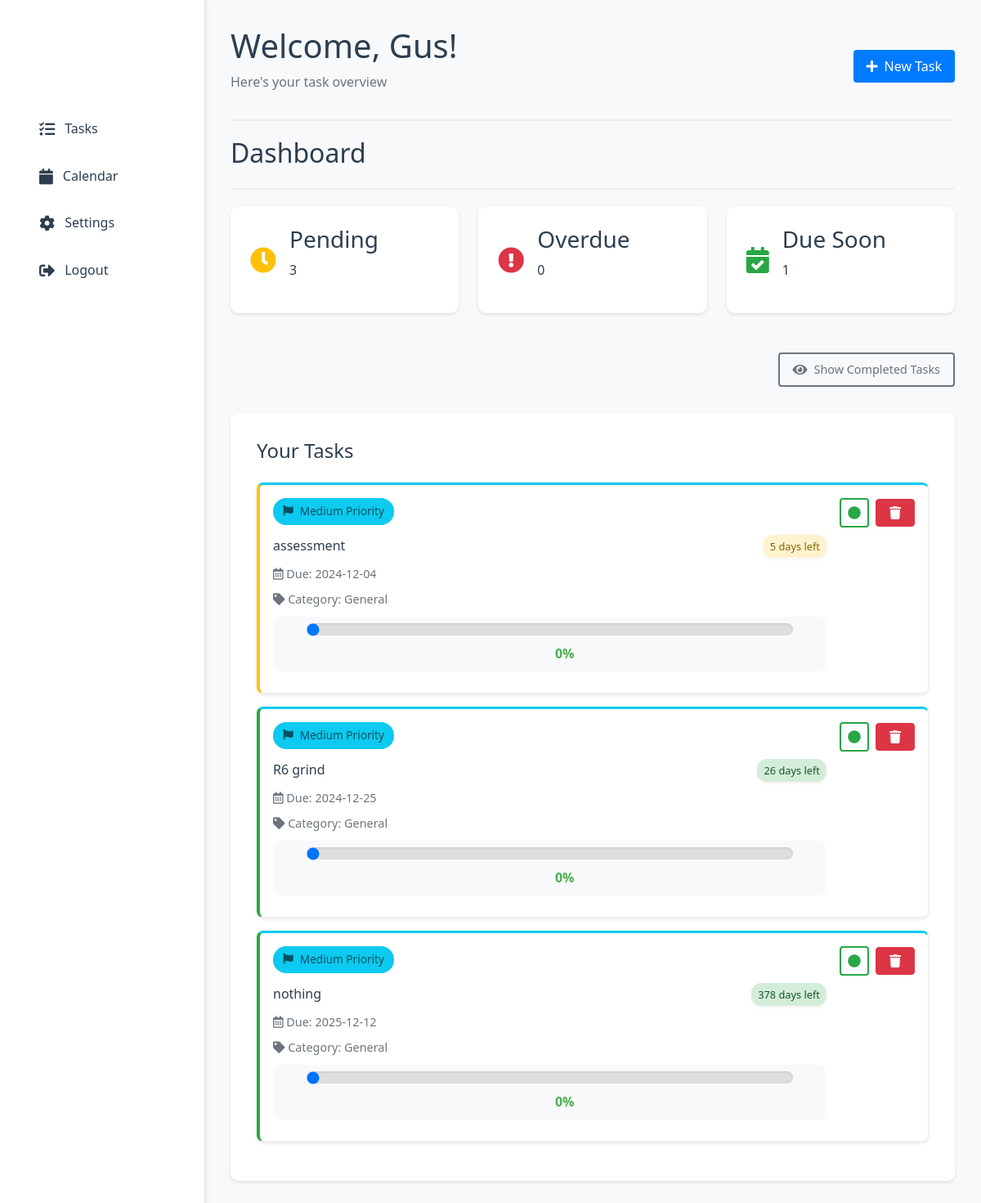
/dashboard (signed in), run on the app's committed database.
### tables this page shows
CREATE TABLE todos (
                id INTEGER PRIMARY KEY AUTOINCREMENT,
                user_id INTEGER NOT NULL,
                task TEXT NOT NULL,
                due_date TEXT NOT NULL,
                done BOOLEAN NOT NULL DEFAULT 0, category_id INTEGER 
            REFERENCES categories(id), category TEXT DEFAULT 'General', notes TEXT DEFAULT '', custom_color TEXT DEFAULT NULL, importance TEXT DEFAULT 'medium', progress INTEGER DEFAULT 0,
                FOREIGN KEY (user_id) REFERENCES users (id)
            );

### app.py (the view, shortened to what this page needs)
@app.route("/dashboard", methods=["GET", "POST"])
@app.route("/dashboard/<show_completed>")
def dashboard(show_completed=None):
    if 'user_id' not in session:
        flash("Please login first!", "error")
        return redirect(url_for("login"))
    conn = sqlite3.connect(DB_PATH)
    cursor = conn.cursor()
    if show_completed:
        cursor.execute("""
            SELECT id, task, due_date, category, notes, importance, progress, done
            FROM todos
            WHERE user_id = ?
            ORDER BY done ASC, date(due_date) ASC
        """, (session['user_id'],))
    else:
        cursor.execute("""
            SELECT id, task, due_date, category, notes, importance, progress, done
            FROM todos
            WHERE user_id = ? AND done = 0
            ORDER BY date(due_date) ASC
        """, (session['user_id'],))
    todos = cursor.fetchall()
    conn.close()
    todo_list = []
    for todo in todos:
        due_date = datetime.fromisoformat(todo[2])
        time_left = due_date.date() - date.today()
        days_left = time_left.days
        color = colour(days_left)
        if days_left < 0:
            due_text = f"{abs(days_left)} days overdue"
        elif days_left == 0:
            due_text = "Due today"
        elif days_left == 1:
            due_text = "Due tomorrow"
        else:
            due_text = f"{days_left} days left"
        todo_list.append({
            "id": todo[0],
            "task": todo[1],
            "due_date": due_date.strftime("%Y-%m-%d"),
            "category": todo[3],
            "notes": todo[4],
            "importance": todo[5],
            "progress": todo[6],  # Added progress
            "color": color,
            "due_text": due_text,
            "done": todo[7],  # Add the done status
        })
    return render_template("dashboard.html",
                         todo_list=todo_list,
                         show_completed=bool(show_completed))

### app.py (called while the page is built)
def colour(days_left):
    if days_left < 0:
        return "red"  # Overdue
    elif days_left == 0:
        return "yellow"  # Due today
    elif days_left == 1:
        return "yellow"  # Due tomorrow
    elif days_left <= 7:
        return "yellow"  # Due soon
    else:
        return "on-time"  # On time

### templates/dashboard.html (shortened to what this page needs)
<!DOCTYPE html>
<html lang="en">
<head>
    <link rel="stylesheet" href="{{ url_for('static', filename='css/style.css') }}">
    <link rel="stylesheet" href="https://cdnjs.cloudflare.com/ajax/libs/font-awesome/5.15.4/css/all.min.css">
</head>
<body class="dashboard-body">
    <div class="dashboard-container">
        <aside class="sidebar">
            <div class="sidebar-header">
                <h2 class="logo">TaskMaster Pro</h2>
            </div>
            <nav class="sidebar-nav">
                <a href="{{ url_for('dashboard') }}" class="nav-item {% if active_page == 'tasks' %}active{% endif %}">
                    <i class="fas fa-tasks"></i> Tasks
                </a>
                <a href="{{ url_for('calendar_view') }}" class="nav-item {% if active_page == 'calendar' %}active{% endif %}">
                    <i class="fas fa-calendar"></i> Calendar
                </a>
                <a href="{{ url_for('settings') }}" class="nav-item {% if active_page == 'settings' %}active{% endif %}">
                    <i class="fas fa-cog"></i> Settings
                </a>
                <a href="{{ url_for('logout') }}" class="nav-item">
                    <i class="fas fa-sign-out-alt"></i> Logout
                </a>
            </nav>
        </aside>
        <main class="main-content">
            <header class="dashboard-header">
                <div>
                    <h1>Welcome, {{ session['username'] }}!</h1>
                    <p class="text-muted">Here's your task overview</p>
                </div>
                <div class="header-actions">
                    <button class="btn btn-primary" onclick="document.getElementById('addTaskModal').style.display='block'">
                        <i class="fas fa-plus"></i> New Task
                    </button>
                </div>
            </header>
            <div class="dashboard-header">
                <h2>Dashboard</h2>
            </div>
            <div class="task-summary">
                <div class="summary-card">
                    <i class="fas fa-clock text-warning"></i>
                    <div class="summary-info">
                        <h3>Pending</h3>
                        <p>{{ todo_list|length }}</p>
                    </div>
                </div>
                <div class="summary-card">
                    <i class="fas fa-exclamation-circle text-danger"></i>
                    <div class="summary-info">
                        <h3>Overdue</h3>
                        <p>{{ todo_list|selectattr('color', 'equalto', 'red')|list|length }}</p>
                    </div>
                </div>
                <div class="summary-card">
                    <i class="fas fa-calendar-check text-success"></i>
                    <div class="summary-info">
                        <h3>Due Soon</h3>
                        <p>{{ todo_list|selectattr('color', 'equalto', 'yellow')|list|length }}</p>
                    </div>
                </div>
            </div>
            <div class="dashboard-actions">
                <button class="btn btn-outline-secondary toggle-completed-btn">
                    <i class="fas fa-eye"></i>
                    <span class="toggle-text">Show Completed Tasks</span>
                </button>
            </div>
            <div class="task-list">
                <h2>Your Tasks</h2>
                {% if todo_list %}
                    {% for todo in todo_list %}
                    <div class="task-card status-{{ todo.color }} {% if todo.done %}task-completed{% endif %}">
                        <div class="task-content">
                            <div class="task-priority">
                                <span class="importance-badge {{ todo.importance }}">
                                    <i class="fas fa-flag"></i> {{ todo.importance|title }} Priority
                                </span>
                            </div>
                            <div class="task-header">
                                <h3>{{ todo.task }}</h3>
                                <span class="due-badge {{ todo.color }}">{{ todo.due_text }}</span>
                            </div>
                            <p><i class="far fa-calendar-alt"></i> Due: {{ todo.due_date }}</p>
                            <p><i class="fas fa-tag"></i> Category: {{ todo.category }}</p>
                            <div class="progress-bar">
                                <input type="range" min="0" max="100" value="{{ todo.progress }}"
                                       class="progress-slider" data-task-id="{{ todo.id }}">
                                <span class="progress-value">{{ todo.progress }}%</span>
                            </div>
                        </div>
                        <div class="task-actions">
                            <button class="btn btn-sm toggle-complete-btn {% if todo.done %}btn-success active{% else %}btn-outline-success{% endif %}"
                                    data-task-id="{{ todo.id }}">
                                <i class="fas {% if todo.done %}fa-check-circle{% else %}fa-circle{% endif %}"></i>
                            </button>
                            <a href="{{ url_for('delete_task', task_id=todo.id) }}" class="btn btn-danger btn-sm">
                                <i class="fas fa-trash"></i>
                            </a>
                        </div>
                    </div>
                    {% endfor %}
                {% else %}
                    <div class="empty-state">
                        <i class="fas fa-clipboard-list"></i>
                        <p>No tasks yet. Add your first task to get started!</p>
                    </div>
                {% endif %}
            </div>
        </main>
    </div>
</body>
</html>

### templates/dashboard.html (style rules this page uses)
.dashboard-header { display: flex; justify-content: space-between; align-items: center; margin-bottom: 20px; }
.btn { padding: 8px 16px; text-decoration: none; border-radius: 4px; display: inline-flex; align-items: center; gap: 0.5rem; }
.btn-primary { background-color: #007bff; color: white; }
.btn-danger { background-color: #dc3545; color: white; }
.btn i { font-size: 1rem; }
.task-header { display: flex; justify-content: space-between; align-items: center; margin-bottom: 0.5rem; }
.due-badge { font-size: 0.8rem; padding: 0.25rem 0.5rem; border-radius: 12px; font-weight: 500; }
.due-badge.yellow { background-color: #fff3cd; color: #856404; }
.due-badge.on-time { background-color: #d4edda; color: #155724; }
.task-card { display: flex; justify-content: space-between; align-items: flex-start; padding: 1rem; margin-bottom: 1rem; background: white; border-radius: 8px; box-shadow: 0 2px 4px rgba(0,0,0,0.1); }
.task-content { flex-grow: 1; margin-right: 1rem; }
.importance-badge { font-size: 0.8rem; padding: 0.25rem 0.5rem; border-radius: 12px; font-weight: 500; }
.importance-badge.medium { background-color: #cff4fc; color: #055160; }
.task-priority { margin-bottom: 0.75rem; }
.importance-badge { display: inline-flex; align-items: center; gap: 0.5rem; padding: 0.35rem 0.75rem; border-radius: 16px; font-weight: 500; font-size: 0.85rem; }
.importance-badge i { font-size: 0.8rem; }
.importance-badge.medium { background-color: #0dcaf0; color: #055160; }
.task-card { border-top: 3px solid transparent; }
.task-card:has(.importance-badge.medium) { border-top-color: #0dcaf0; }

### data on the page
todos: importance "Medium", task "assessment", due_text "5 days left", due_date "2024-12-04", category "General", progress "0", done False (drawn)
todos: importance "Medium", task "R6 grind", due_text "26 days left", due_date "2024-12-25", category "General", progress "0", done False (drawn)
todos: importance "Medium", task "nothing", due_text "378 days left", due_date "2025-12-12", category "General", progress "0", done False (drawn)

### other printed values
{{ session['username'] }} "Gus"
{{ todo_list|length }} "3"
{{ todo_list|selectattr('color', 'equalto', 'red')|list|length }} "0"
{{ todo_list|selectattr('color', 'equalto', 'yellow')|list|length }} "1"
